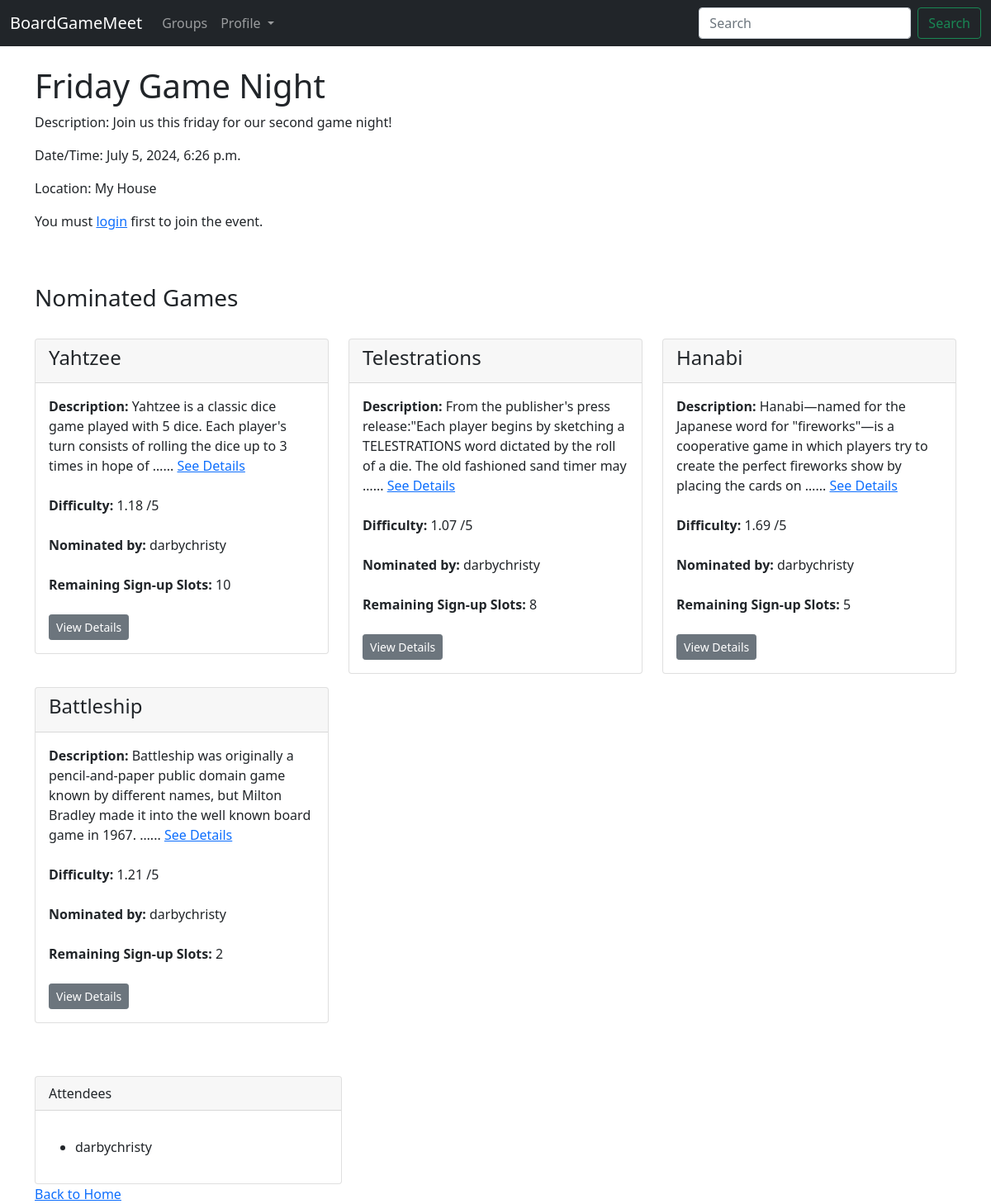
/event/2/, run on the app's committed database.
### boardgame/models.py (models this page shows, shortened)
class Event(models.Model):
    group = models.ForeignKey(Group, on_delete=models.CASCADE)
    title = models.CharField(max_length=100)
    description = models.TextField()
    date_time = models.DateTimeField()
    location = models.ForeignKey('EventLocation', on_delete=models.CASCADE)
    attendees = models.ManyToManyField(User, through='EventAttendance')
    nominations = models.ManyToManyField(Game, through='GameNomination')

class EventLocation(models.Model):
    name = models.CharField(max_length=255)
    address = models.CharField(max_length=255)
    city = models.CharField(max_length=100)
    postcode = models.CharField(max_length=20)
    country = models.CharField(max_length=20)
    latitude = models.DecimalField(max_digits=9, decimal_places=6, blank=True, null=True)
    longitude = models.DecimalField(max_digits=9, decimal_places=6, blank=True, null=True)
    def __str__(self):
        return self.name

class GameNomination(models.Model):
    event = models.ForeignKey(Event, on_delete=models.CASCADE)
    game = models.ForeignKey(Game, on_delete=models.CASCADE)
    nominator = models.ForeignKey(User, on_delete=models.CASCADE)
    date_nominated = models.DateTimeField(auto_now_add=True)
    class Meta:
        unique_together = ('event', 'game')

class Game(models.Model):
    name = models.CharField(max_length=200)
    min_players = models.PositiveIntegerField(blank=True, null=True)
    max_players = models.PositiveIntegerField(blank=True, null=True)
    min_playtime = models.PositiveIntegerField(blank=True, null=True)
    max_playtime = models.PositiveIntegerField(blank=True, null=True)
    age =models.PositiveIntegerField(blank=True, null=True)
    weight = models.CharField(max_length=10, blank=True, null=True)
    description = models.TextField(blank=True, null=True)
    thumbnail = models.URLField(blank=True, null=True)

### boardgame/views.py (the view, shortened to what this page needs)
# urls.py: path('event/<int:event_id>/', views.event_details, name='event_details'),
def event_details(request, event_id):
    event = get_object_or_404(Event, id=event_id)
    attendees = event.attendees.all()
    nominations = event.gamenomination_set.all()
    is_attending = attendees.filter(id=request.user.id).exists() #check to see if current user is attending
    nominations_with_slots = []
    for nomination in nominations:
        signed_up_count = GameSignup.objects.filter(nomination=nomination).count()
        remaining_slots = nomination.game.max_players - signed_up_count
        nominations_with_slots.append({
            'nomination': nomination,
            'remaining_slots': remaining_slots
        })
    context = {
        'event': event,
        'attendees': attendees,
        'is_attending': is_attending,
        'nominations': nominations,
        'nominations_with_slots': nominations_with_slots,
    }
    return render(request, 'boardgame/event_details.html', context)

### boardgame/templates/boardgame/event_details.html (shortened to what this page needs)
{% extends 'boardgame/base.html' %}
{% load static %}
{% block content %}
<body>
    <head>
    </head>
    <h1>{{ event.title }}</h1>
    <p>Description: {{ event.description }}</p>
    <p>Date/Time: {{ event.date_time }}</p>
    <p>Location: {{ event.location }}</p>
    <div>
        {% if user.is_authenticated %}
        <form method="post" action="">
            {% csrf_token %}
            {% if is_attending %}
            <button type="submit" class="btn btn-secondary btn-sm" name="leave">Leave Event</button>
            <a href="{% url 'nominate_game' event.id %}" class="btn btn-secondary btn-sm">Nominate Game</a>
            {% else %}
            <button type="submit" class="btn btn-secondary btn-sm" name="join">Join Event</button>
            {% endif %}
        </form>
        {% else %}
        <p>You must <a href="{% url 'login' %}">login</a> first to join the event.</p>
        {% endif %}
    </div>
    <br /> <br />
    <h3>Nominated Games</h3>
    <br />
    <div class="row">
        {% for item in nominations_with_slots %}
        <div class="col-md-4 mb-3">
            <div class="card">
                <div class="card-header">
                    <h4>{{ item.nomination.game.name }}</h4>
                </div>
                <div class="card-body">
                    <p class="card-text">
                        <b>Description:</b> {{ item.nomination.game.description|truncatewords:25|striptags|safe }}... <a href="{% url 'game_details' event.id item.nomination.game.id %}">See Details</a>
                        <br /><br />
                        <b>Difficulty:</b> {{ item.nomination.game.weight }} /5
                        <br/><br/>
                        <b>Nominated by:</b> {{ item.nomination.nominator.username }}
                        <br/><br/>
                        <b>Remaining Sign-up Slots:</b> {{ item.remaining_slots }}
                        <br/><br/>
                        <a href="{% url 'game_details' event.id item.nomination.game.id %}" class="btn btn-secondary btn-sm">View Details</a>
                    </p>
                </div>
            </div>
        </div>
        {% endfor %}
    </div>
    <br /> <br />
    <div class="col-sm-4">
        <div class="card">
            <div class="card-header">
                Attendees
            </div>
            <div class="card-body">
                <p class="card-text">
                    <ul>
                        {% for attendee in attendees %}
                        <li>{{ attendee.username }}</li>
                        {% endfor %}
                    </ul>
                </p>
            </div>
        </div>
    </div>
    <div>
        <a href="{% url 'home' %}">Back to Home</a>
    </div>
</body>
{% endblock %}

### data on the page
Event: title "Friday Game Night", description "Join us this friday for our second game night!", date_time "July 5, 2024, 6:26 p.m.", location "My House"
GameNomination: nomination.game.name "Yahtzee", nomination.game.description "Yahtzee is a classic dice game played with 5 dice. Each player's turn consists of rolling the dice up to 3 times in hope of …", nomination.game.weight "1.18", nomination.nominator.username "darbychristy", remaining_slots "10"
GameNomination: nomination.game.name "Telestrations", nomination.game.description "From the publisher's press release:\"Each player begins by sketching a TELESTRATIONS word dictated by the roll of a die. The old fashioned sand timer may …", nomination.game.weight "1.07", nomination.nominator.username "darbychristy", remaining_slots "8"
GameNomination: nomination.game.name "Hanabi", nomination.game.description "Hanabi—named for the Japanese word for \"fireworks\"—is a cooperative game in which players try to create the perfect fireworks show by placing the cards on …", nomination.game.weight "1.69", nomination.nominator.username "darbychristy", remaining_slots "5"
GameNomination: nomination.game.name "Battleship", nomination.game.description "Battleship was originally a pencil-and-paper public domain game known by different names, but Milton Bradley made it into the well known board game in 1967. …", nomination.game.weight "1.21", nomination.nominator.username "darbychristy", remaining_slots "2"

### other printed values
{{ attendee.username }} "darbychristy"
